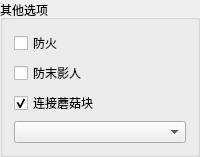
             <widget class="QGroupBox" name="groupBox_7">
              <property name="title">
               <string>其他选项</string>
              </property>
              <layout class="QGridLayout" name="gridLayout_14">
               <item row="1" column="0">
                <widget class="QCheckBox" name="cb_enderproof">
                 <property name="text">
                  <string>防末影人</string>
                 </property>
                </widget>
               </item>
               <item row="0" column="0">
                <widget class="QCheckBox" name="cb_fireproof">
                 <property name="text">
                  <string>防火</string>
                 </property>
                </widget>
               </item>
               <item row="2" column="0">
                <widget class="QCheckBox" name="cb_connect_mushroom">
                 <property name="text">
                  <string>连接蘑菇块</string>
                 </property>
                 <property name="checked">
                  <bool>true</bool>
                 </property>
                </widget>
               </item>
               <item row="3" column="0">
                <widget class="QComboBox" name="cb_helping_block">
                 <property name="enabled">
                  <bool>true</bool>
                 </property>
                 <property name="editable">
                  <bool>false</bool>
                 </property>
                 <property name="currentText">
                  <string/>
                 </property>
                 <property name="currentIndex">
                  <number>-1</number>
                 </property>
                 <property name="placeholderText">
                  <string>辅助方块</string>
                 </property>
                 <item>
                  <property name="text">
                   <string>无</string>
                  </property>
                 </item>
                 <item>
                  <property name="text">
                   <string>玻璃</string>
                  </property>
                 </item>
                 <item>
                  <property name="text">
                   <string>石头</string>
                  </property>
                 </item>
                </widget>
               </item>
              </layout>
             </widget>
